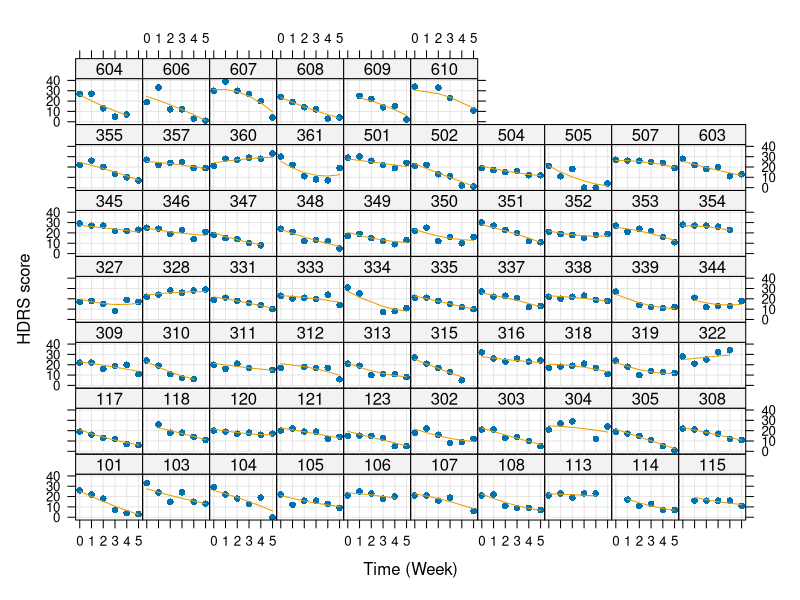
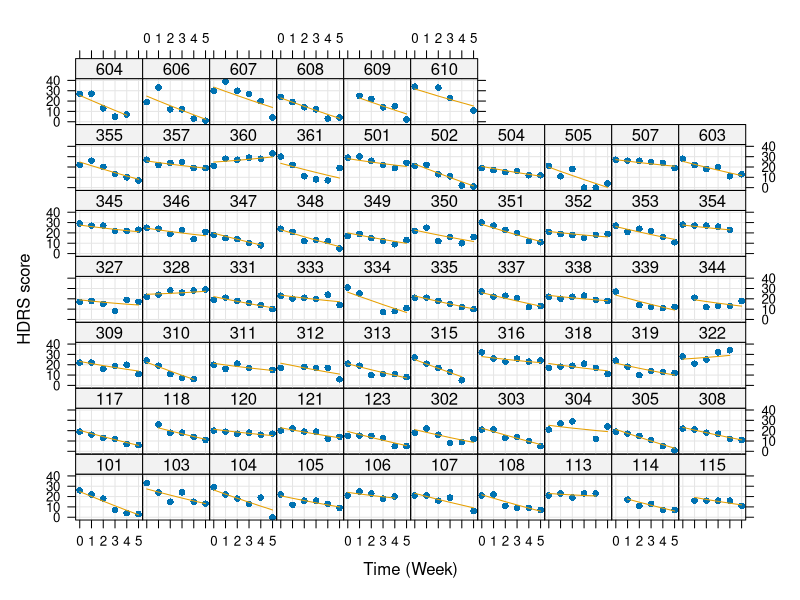
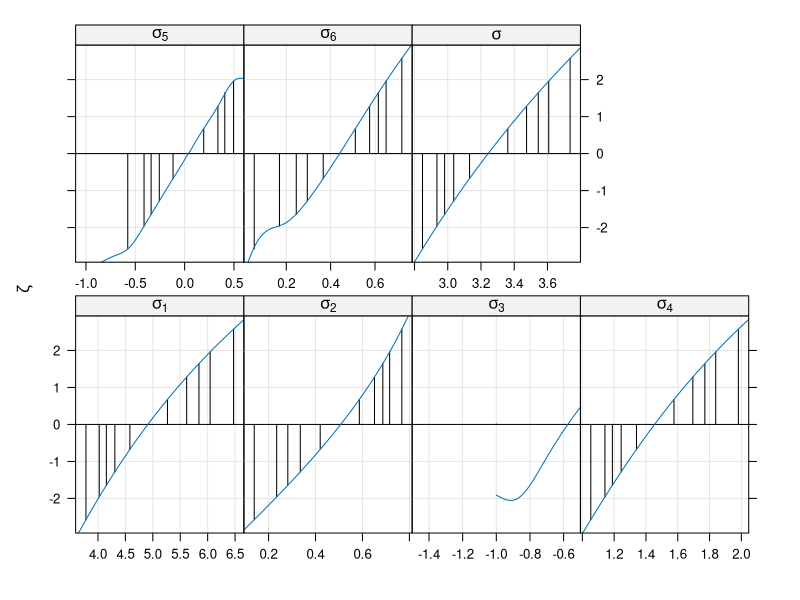
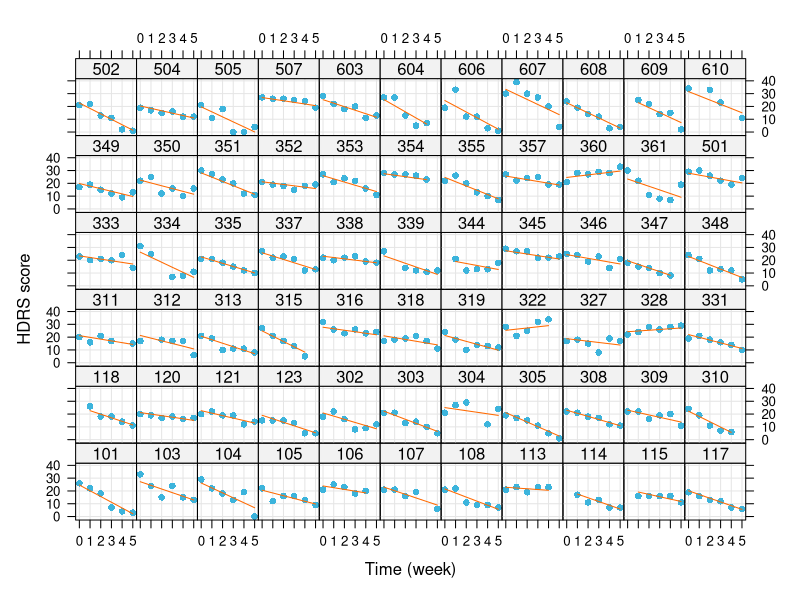
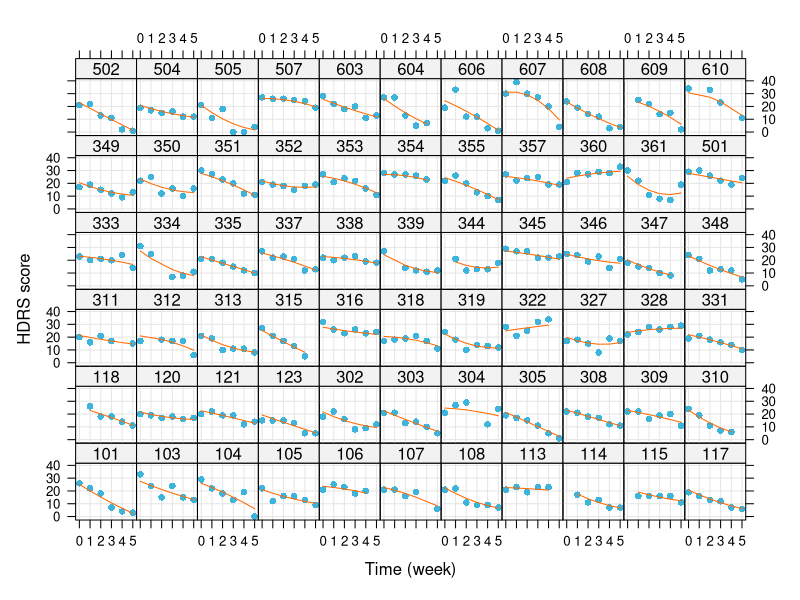

Generate these figures, in order, with R: (Note: this script raises an error after producing the figures.)
# example_imipramin.R
#
# Example on growth curve models for Reisby et al. (1977)
#
# content: (1) Read data
#          (2) Linear analysis
#          (3) Fitting quadratic model
#          (3) Centering of variables
#          (4) Check random effects structure
#          (5) Check model assumptions
#
# input:  resiby.dat
# output: hdrs-ind_pred-randomslope.pdf
#         hdrs-ind_pred-quad.pdf
#         hdrs-caterpillar.pdf
#         hdrs_shrinkage_int-week.pdf
#         hdrs_shrinkage_int-weeksq.pdf
#         hdrs_shrinkage_week-weeksq.pdf
#
# last mod: Jan/08/2025, NW

# setwd("C:/Users/nwickelmaier/Nextcloud/Documents/teaching/iwm/mixed_models/slides/06_growth_curve")

library(lme4) 
library(lattice)

#--------------- (1) Read data ------------------------------------------------

dat      <- read.table("../../data/reisby.dat", header = TRUE)
dat$id   <- factor(dat$id)
dat$diag <- factor(dat$diag, levels = c("nonen", "endog"))
dat      <- na.omit(dat)    # drop missing values

#--------------- (2) Linear analysis ------------------------------------------

# random intercept model
lme1 <- lmer(hamd ~ week + (1 | id), dat, REML = FALSE)

# random slope model
lme2 <- lmer(hamd ~ week + (week | id), dat, REML = FALSE)

anova(lme1, lme2)

pdf("../figures/hdrs-ind_pred-randomslope.pdf", height = 6, width = 6)

xyplot(hamd + predict(lme2) ~ week | id, data = dat,
       type = c("p", "l", "g"),
       pch = 16,
       ratio = "xy",
       col = c("#3CB4DC", "#FF6900"),
       distribute.type = TRUE,
       layout = c(11, 6),
       ylab = "HDRS score",
       xlab = "Time (week)")

dev.off()

#--------------- (3) Fitting quadratic model ----------------------------------

# model with quadratic time trend
lme3 <- lmer(hamd ~ week + I(week^2) + (week + I(week^2) | id), dat,
             REML = FALSE)

# Analysis with centered variables
dat$week_c <- dat$week - mean(dat$week)

# random slope model
lme2c <- lmer(hamd ~ week_c + (week_c | id), dat, REML = FALSE)

# model with quadratic time trend
lme3c <- lmer(hamd ~ week_c + I(week_c^2) + (week_c + I(week_c^2) | id), dat,
              REML = FALSE)

pdf("../figures/hdrs-ind_pred-quad.pdf", height = 6, width = 6)

xyplot(hamd + predict(lme3) ~ week | id, data = dat,
       type = c("p", "l", "g"),
       pch = 16,
       ratio = "xy",
       col = c("#3CB4DC", "#FF6900"),
       distribute.type = TRUE,
       layout = c(11, 6),
       ylab = "HDRS score",
       xlab = "Time (week)")

dev.off()


# model without random quadratic time effect
lme3.0 <- lmer(hamd ~ week_c + I(week_c^2) + (week_c | id), dat, REML = FALSE)

# model without fixed quadratic time effect
lme3.1 <- lmer(hamd ~ week_c + (week_c + I(week_c^2) | id), dat, REML = FALSE)

# LRTs
anova(lme3.0, lme3)
anova(lme3.1, lme3)

xyplot(hamd + predict(lme3) ~ week | id, data = dat,
       type = c("p", "l", "g"),
       pch = 16,
       distribute.type = TRUE,
       ylab = "HDRS score",
       xlab = "Time (Week)")

xyplot(hamd + predict(lme3.0) ~ week | id, data = dat,
       type = c("p", "l", "g"),
       pch = 16,
       distribute.type = TRUE,
       ylab = "HDRS score",
       xlab = "Time (Week)")

#--------------- (4) Check random effects structure ---------------

lme3reml <- lmer(hamd ~ week_c + I(week_c^2) + (week_c + I(week_c^2) | id), dat)

pm3 <- profile(lme3reml, which = "theta_")

xyplot(pm3)
densityplot(pm3)
splom(pm3)

lme3noncorr <- lmer(hamd ~ week_c + I(week_c^2) + (week_c + I(week_c^2) || id), dat)

pm3nc <- profile(lme3noncorr)

xyplot(pm3nc)
xyplot(log(pm3nc))
xyplot(varianceProf(pm3nc))

densityplot(pm3nc)
densityplot(log(pm3nc))
densityplot(varianceProf(pm3nc))

splom(pm3nc)
splom(log(pm3nc))
splom(varianceProf(pm3nc))

confint(pm3nc)

pdf("../figures/hdrs-caterpillar.pdf", height = 8, width = 20)

dotplot(ranef(lme3reml), scales = list(x = list(relation = "free")))[[1]]

dev.off()

# Shrinkage plots

df     <- coef(lmList(hamd ~ week_c + I(week_c^2) | id, dat))
cc1    <- as.data.frame(coef(lme3reml)$id)
names(cc1) <- c("A", "B", "C")

df <- cbind(df, cc1)
ff <- fixef(lme3reml)


pdf("../figures/hdrs_shrinkage_int-week.pdf", height = 6, width = 6, pointsize = 10)

with(df,
  xyplot(`(Intercept)` ~ week_c, aspect = 1,
    x1 = B, y1 = A,
    panel = function(x, y, x1, y1, subscripts, ...) {
        panel.grid(h = -1, v = -1)
        x1 <- x1[subscripts]
        y1 <- y1[subscripts]
        larrows(x, y, x1, y1, type = "closed", length = 0.1, fill = "black",
                angle = 15, ...)
        lpoints(x, y,
                pch = 16,
                col = trellis.par.get("superpose.symbol")$col[2])
        lpoints(x1, y1,
                pch = 16,
                col = trellis.par.get("superpose.symbol")$col[1])
        lpoints(ff[2], ff[1], 
                pch = 16,
                col = trellis.par.get("superpose.symbol")$col[3])
    },
    xlab = "week_c",
    ylab = "(Intercept)",
    key = list(space = "top", columns = 3,
               text = list(c("Mixed model", "Within-subject", "Population")),
               points = list(col = trellis.par.get("superpose.symbol")$col[1:3],
                             pch = 16))
  )
)

dev.off()


pdf("../figures/hdrs_shrinkage_int-weeksq.pdf", height = 6, width = 6, pointsize = 10)

with(df,
  xyplot(`(Intercept)` ~ `I(week_c^2)`, aspect = 1,
    x1 = C, y1 = A,
    panel = function(x, y, x1, y1, subscripts, ...) {
        panel.grid(h = -1, v = -1)
        x1 <- x1[subscripts]
        y1 <- y1[subscripts]
        larrows(x, y, x1, y1, type = "closed", length = 0.1, fill = "black",
                angle = 15, ...)
        lpoints(x, y,
                pch = 16,
                col = trellis.par.get("superpose.symbol")$col[2])
        lpoints(x1, y1,
                pch = 16,
                col = trellis.par.get("superpose.symbol")$col[1])
        lpoints(ff[3], ff[1], 
                pch = 16,
                col = trellis.par.get("superpose.symbol")$col[3])
    },
    xlab = expression(week_c^2),
    ylab = "(Intercept)",
    key = list(space = "top", columns = 3,
               text = list(c("Mixed model", "Within-subject", "Population")),
               points = list(col = trellis.par.get("superpose.symbol")$col[1:3],
                             pch = 16))
  )
)

dev.off()


pdf("../figures/hdrs_shrinkage_week-weeksq.pdf", height = 6, width = 6, pointsize = 10)

with(df,
  xyplot(week_c ~ `I(week_c^2)`, aspect = 1,
    x1 = C, y1 = B,
    panel = function(x, y, x1, y1, subscripts, ...) {
        panel.grid(h = -1, v = -1)
        x1 <- x1[subscripts]
        y1 <- y1[subscripts]
        larrows(x, y, x1, y1, type = "closed", length = 0.1, fill = "black",
                angle = 15, ...)
        lpoints(x, y,
                pch = 16,
                col = trellis.par.get("superpose.symbol")$col[2])
        lpoints(x1, y1,
                pch = 16,
                col = trellis.par.get("superpose.symbol")$col[1])
        lpoints(ff[3], ff[2], 
                pch = 16,
                col = trellis.par.get("superpose.symbol")$col[3])
    },
    xlab = expression(week_c^2),
    ylab = "week_c",
    key = list(space = "top", columns = 3,
               text = list(c("Mixed model", "Within-subject", "Population")),
               points = list(col = trellis.par.get("superpose.symbol")$col[1:3],
                             pch = 16))
  )
)

dev.off()

# Shrinkage plots without covariances

df     <- coef(lmList(hamd ~ week_c + I(week_c^2) | id, dat))
cc1    <- as.data.frame(coef(lme3noncorr)$id)
names(cc1) <- c("A", "B", "C")

df <- cbind(df, cc1)
ff <- fixef(lme3noncorr)


pdf("../figures/hdrs_shrinkage_int-week_noncorr.pdf", height = 6, width = 6, pointsize = 10)

with(df,
  xyplot(`(Intercept)` ~ week_c, aspect = 1,
    x1 = B, y1 = A,
    panel = function(x, y, x1, y1, subscripts, ...) {
        panel.grid(h = -1, v = -1)
        x1 <- x1[subscripts]
        y1 <- y1[subscripts]
        larrows(x, y, x1, y1, type = "closed", length = 0.1, fill = "black",
                angle = 15, ...)
        lpoints(x, y,
                pch = 16,
                col = trellis.par.get("superpose.symbol")$col[2])
        lpoints(x1, y1,
                pch = 16,
                col = trellis.par.get("superpose.symbol")$col[1])
        lpoints(ff[2], ff[1], 
                pch = 16,
                col = trellis.par.get("superpose.symbol")$col[3])
    },
    xlab = "week_c",
    ylab = "(Intercept)",
    key = list(space = "top", columns = 3,
               text = list(c("Mixed model", "Within-subject", "Population")),
               points = list(col = trellis.par.get("superpose.symbol")$col[1:3],
                             pch = 16))
  )
)

dev.off()


pdf("../figures/hdrs_shrinkage_int-weeksq_noncorr.pdf", height = 6, width = 6, pointsize = 10)

with(df,
  xyplot(`(Intercept)` ~ `I(week_c^2)`, aspect = 1,
    x1 = C, y1 = A,
    panel = function(x, y, x1, y1, subscripts, ...) {
        panel.grid(h = -1, v = -1)
        x1 <- x1[subscripts]
        y1 <- y1[subscripts]
        larrows(x, y, x1, y1, type = "closed", length = 0.1, fill = "black",
                angle = 15, ...)
        lpoints(x, y,
                pch = 16,
                col = trellis.par.get("superpose.symbol")$col[2])
        lpoints(x1, y1,
                pch = 16,
                col = trellis.par.get("superpose.symbol")$col[1])
        lpoints(ff[3], ff[1], 
                pch = 16,
                col = trellis.par.get("superpose.symbol")$col[3])
    },
    xlab = expression(week_c^2),
    ylab = "(Intercept)",
    key = list(space = "top", columns = 3,
               text = list(c("Mixed model", "Within-subject", "Population")),
               points = list(col = trellis.par.get("superpose.symbol")$col[1:3],
                             pch = 16))
  )
)

dev.off()


pdf("../figures/hdrs_shrinkage_week-weeksq_noncorr.pdf", height = 6, width = 6, pointsize = 10)

with(df,
  xyplot(week_c ~ `I(week_c^2)`, aspect = 1,
    x1 = C, y1 = B,
    panel = function(x, y, x1, y1, subscripts, ...) {
        panel.grid(h = -1, v = -1)
        x1 <- x1[subscripts]
        y1 <- y1[subscripts]
        larrows(x, y, x1, y1, type = "closed", length = 0.1, fill = "black",
                angle = 15, ...)
        lpoints(x, y,
                pch = 16,
                col = trellis.par.get("superpose.symbol")$col[2])
        lpoints(x1, y1,
                pch = 16,
                col = trellis.par.get("superpose.symbol")$col[1])
        lpoints(ff[3], ff[2], 
                pch = 16,
                col = trellis.par.get("superpose.symbol")$col[3])
    },
    xlab = expression(week_c^2),
    ylab = "week_c",
    key = list(space = "top", columns = 3,
               text = list(c("Mixed model", "Within-subject", "Population")),
               points = list(col = trellis.par.get("superpose.symbol")$col[1:3],
                             pch = 16))
  )
)

dev.off()

# LRT for quadratic time effect
lme0.0 <- lmer(hamd ~ week_c + (week_c || id), dat, REML = FALSE)
lme0.1 <- lmer(hamd ~ week_c + I(week_c^2) + (week_c + I(week_c^2) || id), dat, REML = FALSE)

anova(lme0.0, lme0.1)

# Look at profiles
pm0 <- profile(lme0.0)

xyplot(log(pm0))
densityplot(log(pm0))
splom(log(pm0))

confint(pm0)

pm1 <- profile(lme0.1)

xyplot(log(pm1))
densityplot(log(pm1))
splom(log(pm1))

confint(pm1)

# Centering matters, so pick something sensible!
lme6 <- lmer(hamd ~ week_c + (week_c | id), dat, REML = FALSE)
lme7 <- lmer(hamd ~ week + (week | id), dat, REML = FALSE)
lme8 <- lmer(hamd ~ week + (week || id), dat, REML = FALSE)

dotplot(ranef(lme6, condVar = TRUE),
        scales = list(x = list(relation = "free")))[[1]]

dotplot(ranef(lme7, condVar = TRUE),
        scales = list(x = list(relation = "free")))[[1]]
## --> When the intercept represents the baseline, we have a negative
## correlation (or possible none as the confidence interval suggests...)
## --> When the intercept represents the mean, then we already moved down the
## regression line and surprise: the farther we moved down, the steeper the
## slope! But is this an interesting result?

xyplot(hamd + predict(lme7) ~ week | id, data = dat,
       type = c("p", "l", "g"),
       pch = 16,
       distribute.type = TRUE,
       #aspect = "xy",
       index.cond = function(x, y) coef(lm(y ~ x))[1],
       #index.cond = function(x,y) coef(lm(y ~ x)) %*% c(1, 6),
       ylab = "HDRS score",
       xlab = "Time (Week)")

#--------------- (5) Check model assumptions ---------------

hist(residuals(lme6))   # good
qqmath(lme6)            # o.k.
plot(lme6)              # o.k.
